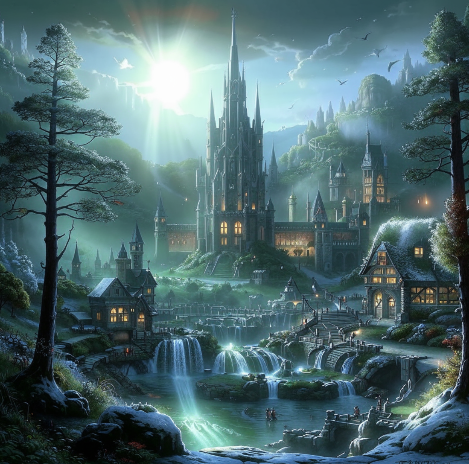
#> input picture image/Снимок_3-1.PNG, 469 x 464 px, found by its file name
$ python laba_4.py
#> lines starting #> are read from the running program, lines starting #| are printed output that depends on the picture
from PIL import Image

with Image.open('C:/Users/Bill/Repos_From_SoftWool16/PythonLaba/image/Снимок_3-1.PNG') as image:


#> image is the input picture: PIL image 469x464 RGBA; mean R, G, B, A 78.2, 106.1, 110.3, 255
    print('Задание 3.1:')
    width, height = image.size
#> width = 469; height = 464
    print(f'Ширина: {width} пикселей')
#| Ширина: 469 пикселей
    print(f'Высота: {height} пикселей')
#| Высота: 464 пикселей
    print('-------------')


    print('Задание 3.2:')
    image_3_2 = image.transpose(Image.FLIP_LEFT_RIGHT)
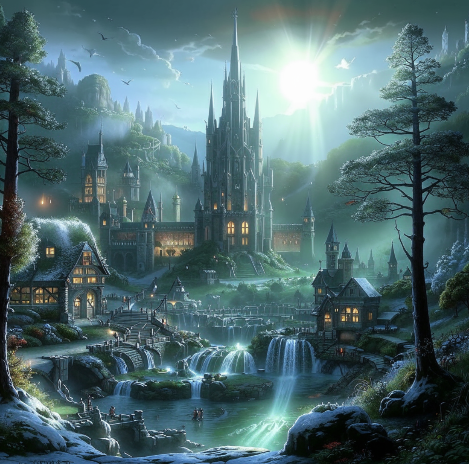
#> image_3_2: PIL image 469x464 RGBA; mean R, G, B, A 78.2, 106.1, 110.3, 255
    image_3_2.save("C:/Users/Bill/Repos_From_SoftWool16/PythonLaba/image/Снимок_3-2.PNG")
    print('-------------')


    print('Задание 3.3:')
    r, g, b, a = image.split()
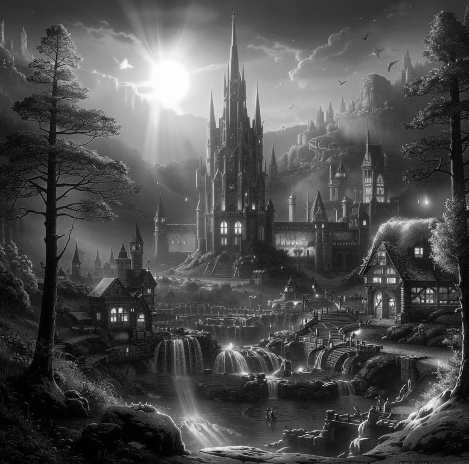
#> r: PIL image 469x464 L; min 0, max 254, mean 78.2
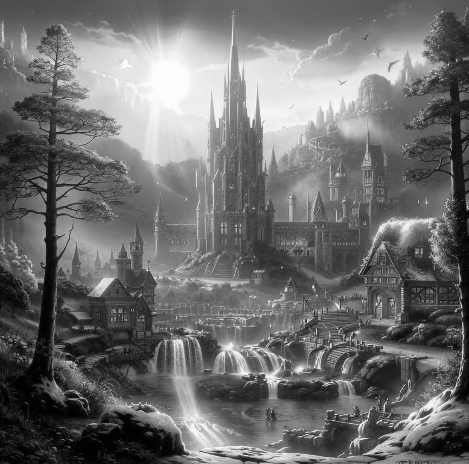
#> b: PIL image 469x464 L; min 0, max 254, mean 110.3
#> a: PIL image 469x464 L; every value is 255
    r = Image.eval(r, lambda x: 255 - x)
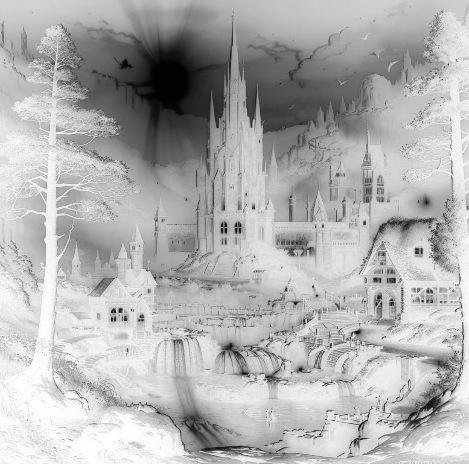
#> r: PIL image 469x464 L; min 1, max 255, mean 176.8
    g = Image.eval(g, lambda x: 255 - x)
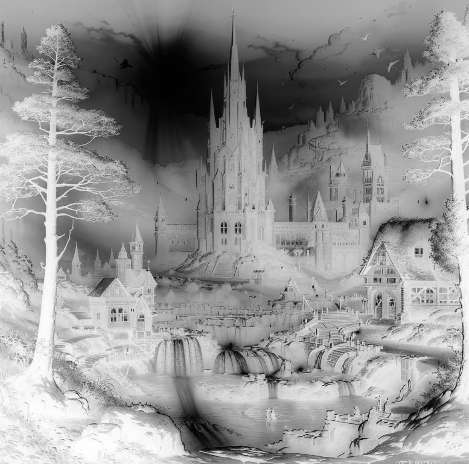
#> g: PIL image 469x464 L; min 1, max 254, mean 148.9
    b = Image.eval(b, lambda x: 255 - x)
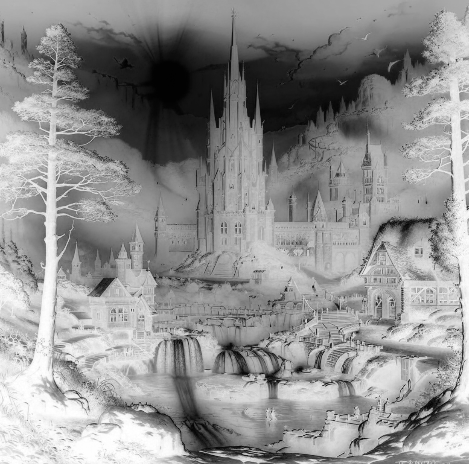
#> b: PIL image 469x464 L; min 1, max 255, mean 144.7
    a = Image.eval(b, lambda x: 255 - x)
    image_3_3 = Image.merge('RGB', (r, g, b))
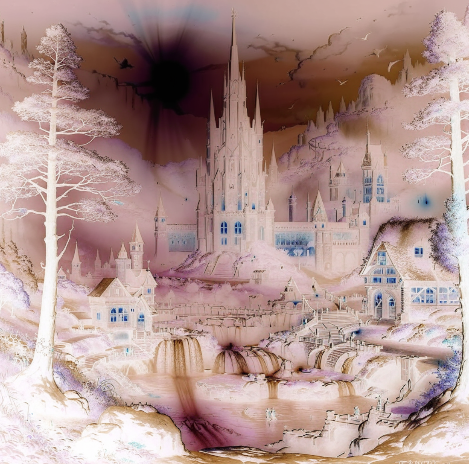
#> image_3_3: PIL image 469x464 RGB; mean R, G, B 176.8, 148.9, 144.7
    image_3_3.save("C:/Users/Bill/Repos_From_SoftWool16/PythonLaba/image/Снимок_3-3.PNG")
    print('-------------')


import numpy as np

print('Задание 3.4:')
random_array = np.random.rand(100)
reshaped_array = random_array.reshape(10, 10)
print(reshaped_array)
print('-------------')


print('Задание 3.5:')
random_array_A = np.random.randint(1, 101, size=16).reshape(4, 4)
random_array_B = np.random.randint(1, 101, size=16).reshape(4, 4)
print(random_array_A)
print(random_array_B)
print(random_array_A + random_array_B)
print(random_array_A - random_array_B)
print(random_array_A**2)
print(random_array_A+100)

print('-------------')


print('Задание 3.6:')
random_array = np.random.randint(1, 101, size=100).reshape(5, 20)
random_array.sort()
print(random_array)
print(np.sort(random_array, 0))
print('-------------')

$ run again, with image/Снимок_3-2.PNG copied over image/Снимок_3-1.PNG
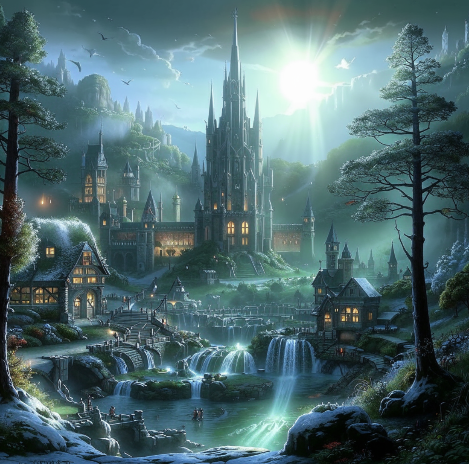
#> input picture image/Снимок_3-2.PNG, 469 x 464 px, found by its file name
#> image is the input picture: PIL image 469x464 RGBA; mean R, G, B, A 78.2, 106.1, 110.3, 255
#| Ширина: 469 пикселей
#| Высота: 464 пикселей
#> a: PIL image 469x464 L; every value is 255
#> `b = Image.eval(b, lambda x: 255 - x)`:
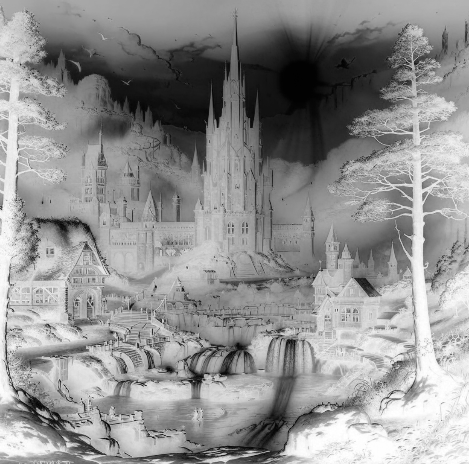
#> b: PIL image 469x464 L; min 1, max 255, mean 144.7
#> `image_3_3 = Image.merge('RGB', (r, g, b))`:
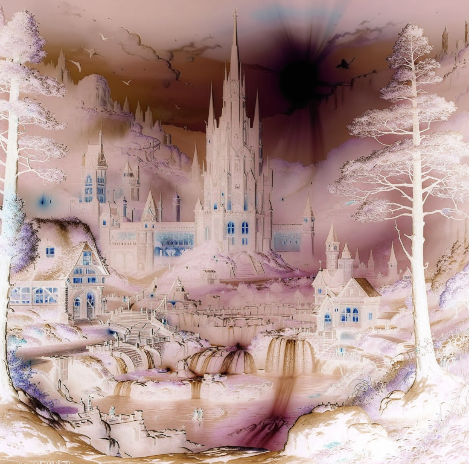
#> image_3_3: PIL image 469x464 RGB; mean R, G, B 176.8, 148.9, 144.7
